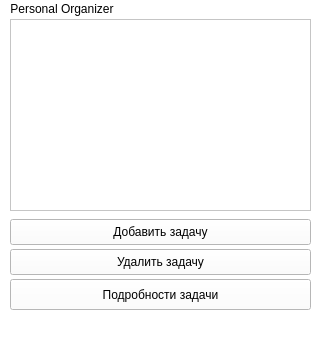
<?xml version="1.0" encoding="UTF-8"?>
<ui version="4.0">
 <class>MainWindow</class>
 <widget class="QMainWindow" name="MainWindow">
  <property name="geometry">
   <rect>
    <x>0</x>
    <y>0</y>
    <width>319</width>
    <height>339</height>
   </rect>
  </property>
  <property name="windowTitle">
   <string>MainWindow</string>
  </property>
  <property name="styleSheet">
   <string notr="true">background-color: white;</string>
  </property>
  <widget class="QWidget" name="centralwidget">
   <widget class="QListWidget" name="tasksListWidget">
    <property name="geometry">
     <rect>
      <x>10</x>
      <y>0</y>
      <width>301</width>
      <height>192</height>
     </rect>
    </property>
    <property name="styleSheet">
     <string notr="true">background-color: white;</string>
    </property>
   </widget>
   <widget class="QPushButton" name="addTaskButton">
    <property name="geometry">
     <rect>
      <x>10</x>
      <y>200</y>
      <width>301</width>
      <height>26</height>
     </rect>
    </property>
    <property name="text">
     <string>Добавить задачу</string>
    </property>
   </widget>
   <widget class="QPushButton" name="deleteTaskButton">
    <property name="geometry">
     <rect>
      <x>10</x>
      <y>230</y>
      <width>301</width>
      <height>26</height>
     </rect>
    </property>
    <property name="text">
     <string>Удалить задачу</string>
    </property>
   </widget>
   <widget class="QPushButton" name="detailsTaskButton">
    <property name="geometry">
     <rect>
      <x>10</x>
      <y>260</y>
      <width>301</width>
      <height>31</height>
     </rect>
    </property>
    <property name="text">
     <string>Подробности задачи</string>
    </property>
   </widget>
  </widget>
  <widget class="QMenuBar" name="menubar">
   <property name="geometry">
    <rect>
     <x>0</x>
     <y>0</y>
     <width>319</width>
     <height>23</height>
    </rect>
   </property>
   <widget class="QMenu" name="menuPersonal_Organizer">
    <property name="title">
     <string>Personal Organizer</string>
    </property>
   </widget>
   <addaction name="menuPersonal_Organizer"/>
  </widget>
  <widget class="QStatusBar" name="statusbar"/>
 </widget>
 <resources/>
 <connections/>
</ui>
